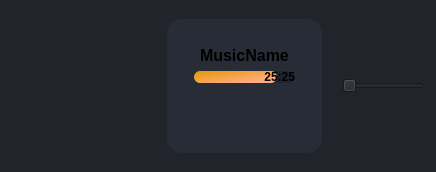
                 <widget class="QFrame" name="MusicPlayer_2">
                  <property name="styleSheet">
                   <string notr="true">background-color: rgb(33, 37, 43);</string>
                  </property>
                  <layout class="QHBoxLayout" name="MusicPlayer">
                   <item>
                    <spacer name="horizontalSpacer">
                     <property name="orientation">
                      <enum>Qt::Orientation::Horizontal</enum>
                     </property>
                     <property name="sizeType">
                      <enum>QSizePolicy::Policy::Minimum</enum>
                     </property>
                     <property name="sizeHint" stdset="0">
                      <size>
                       <width>0</width>
                       <height>10</height>
                      </size>
                     </property>
                    </spacer>
                   </item>
                   <item>
                    <widget class="QLabel" name="MusicPoster">
                     <property name="sizePolicy">
                      <sizepolicy hsizetype="Fixed" vsizetype="Fixed">
                       <horstretch>0</horstretch>
                       <verstretch>0</verstretch>
                      </sizepolicy>
                     </property>
                     <property name="minimumSize">
                      <size>
                       <width>150</width>
                       <height>150</height>
                      </size>
                     </property>
                     <property name="maximumSize">
                      <size>
                       <width>150</width>
                       <height>150</height>
                      </size>
                     </property>
                     <property name="sizeIncrement">
                      <size>
                       <width>0</width>
                       <height>0</height>
                      </size>
                     </property>
                     <property name="baseSize">
                      <size>
                       <width>0</width>
                       <height>0</height>
                      </size>
                     </property>
                     <property name="text">
                      <string/>
                     </property>
                     <property name="scaledContents">
                      <bool>true</bool>
                     </property>
                     <property name="textInteractionFlags">
                      <set>Qt::TextInteractionFlag::NoTextInteraction</set>
                     </property>
                    </widget>
                   </item>
                   <item>
                    <widget class="QFrame" name="BarAndPause_2">
                     <property name="sizePolicy">
                      <sizepolicy hsizetype="Minimum" vsizetype="Maximum">
                       <horstretch>0</horstretch>
                       <verstretch>0</verstretch>
                      </sizepolicy>
                     </property>
                     <property name="styleSheet">
                      <string notr="true">background-color: rgb(39, 44, 54);
 border-radius: 15px;</string>
                     </property>
                     <layout class="QVBoxLayout" name="BarAndPause">
                      <item>
                       <widget class="QFrame" name="frame">
                        <layout class="QHBoxLayout" name="horizontalLayout_15">
                         <item>
                          <widget class="QFrame" name="frame">
                           <layout class="QVBoxLayout" name="verticalLayout_12">
                            <item alignment="Qt::AlignmentFlag::AlignHCenter">
                             <widget class="QLabel" name="MusicName">
                              <property name="font">
                               <font>
                                <pointsize>12</pointsize>
                                <bold>true</bold>
                               </font>
                              </property>
                              <property name="text">
                               <string>MusicName</string>
                              </property>
                              <property name="textFormat">
                               <enum>Qt::TextFormat::AutoText</enum>
                              </property>
                             </widget>
                            </item>
                            <item>
                             <widget class="QProgressBar" name="Bar">
                              <property name="font">
                               <font>
                                <bold>true</bold>
                               </font>
                              </property>
                              <property name="styleSheet">
                               <string notr="true">
QProgressBar {
    min-height: 12px;
    max-height: 12px;
    border-radius: 6px;
	background-color: rgb(33, 37, 43);
}
QProgressBar::chunk {
    border-radius: 6px;
    background-color: qlineargradient(spread:pad, x1:0, y1:0, x2:1, y2:1, stop:0 rgba(229, 153, 0, 255), stop:0.768844 rgba(255, 170, 127, 255));
}
</string>
                              </property>
                              <property name="maximum">
                               <number>100</number>
                              </property>
                              <property name="value">
                               <number>83</number>
                              </property>
                              <property name="alignment">
                               <set>Qt::AlignmentFlag::AlignRight|Qt::AlignmentFlag::AlignTrailing|Qt::AlignmentFlag::AlignVCenter</set>
                              </property>
                              <property name="textVisible">
                               <bool>true</bool>
                              </property>
                              <property name="orientation">
                               <enum>Qt::Orientation::Horizontal</enum>
                              </property>
                              <property name="invertedAppearance">
                               <bool>false</bool>
                              </property>
                              <property name="textDirection">
                               <enum>QProgressBar::Direction::TopToBottom</enum>
                              </property>
                              <property name="format">
                               <string>25:25</string>
                              </property>
                             </widget>
                            </item>
                           </layout>
                          </widget>
                         </item>
                        </layout>
                       </widget>
                      </item>
                      <item>
                       <widget class="QFrame" name="horizontalFrame">
                        <layout class="QHBoxLayout" name="horizontalLayout_13">
                         <item>
                          <widget class="QPushButton" name="btn_rewind">
                           <property name="maximumSize">
                            <size>
                             <width>50</width>
                             <height>50</height>
                            </size>
                           </property>
                           <property name="styleSheet">
                            <string notr="true"/>
                           </property>
                           <property name="text">
                            <string/>
                           </property>
                           <property name="icon">
                            <iconset resource="files.qrc">
                             <normaloff>:/16x16/icons/gplay_rewind.png</normaloff>:/16x16/icons/gplay_rewind.png</iconset>
                           </property>
                           <property name="iconSize">
                            <size>
                             <width>50</width>
                             <height>50</height>
                            </size>
                           </property>
                          </widget>
                         </item>
                         <item>
                          <widget class="QPushButton" name="btn_pause">
                           <property name="sizePolicy">
                            <sizepolicy hsizetype="Minimum" vsizetype="Minimum">
                             <horstretch>0</horstretch>
                             <verstretch>0</verstretch>
                            </sizepolicy>
                           </property>
                           <property name="maximumSize">
                            <size>
                             <width>50</width>
                             <height>50</height>
                            </size>
                           </property>
                           <property name="font">
                            <font>
                             <pointsize>12</pointsize>
                            </font>
                           </property>
                           <property name="styleSheet">
                            <string notr="true">background: transparent;

background-position: center;
background-repeat: no-repeat;
color: rgb(170, 255, 0);
</string>
                           </property>
                           <property name="text">
                            <string/>
                           </property>
                           <property name="icon">
                            <iconset resource="files.qrc">
                             <normaloff>:/16x16/icons/gplay_pause.png</normaloff>:/16x16/icons/gplay_pause.png</iconset>
                           </property>
                           <property name="iconSize">
                            <size>
                             <width>50</width>
                             <height>50</height>
                            </size>
                           </property>
                           <property name="autoRepeat">
                            <bool>false</bool>
                           </property>
                           <property name="default">
                            <bool>false</bool>
                           </property>
                          </widget>
                         </item>
                         <item>
                          <widget class="QPushButton" name="btn_skip">
                           <property name="maximumSize">
                            <size>
                             <width>50</width>
                             <height>50</height>
                            </size>
                           </property>
                           <property name="text">
                            <string/>
                           </property>
                           <property name="icon">
                            <iconset resource="files.qrc">
                             <normaloff>:/16x16/icons/gplay_skip.png</normaloff>:/16x16/icons/gplay_skip.png</iconset>
                           </property>
                           <property name="iconSize">
                            <size>
                             <width>50</width>
                             <height>50</height>
                            </size>
                           </property>
                          </widget>
                         </item>
                        </layout>
                       </widget>
                      </item>
                     </layout>
                    </widget>
                   </item>
                   <item>
                    <widget class="QLabel" name="soundLabel">
                     <property name="text">
                      <string/>
                     </property>
                     <property name="pixmap">
                      <pixmap resource="files.qrc">:/16x16/icons/16x16/cil-volume-high.png</pixmap>
                     </property>
                    </widget>
                   </item>
                   <item>
                    <widget class="QSlider" name="soundSlider">
                     <property name="maximumSize">
                      <size>
                       <width>100</width>
                       <height>16777215</height>
                      </size>
                     </property>
                     <property name="maximum">
                      <number>100</number>
                     </property>
                     <property name="singleStep">
                      <number>1</number>
                     </property>
                     <property name="value">
                      <number>1</number>
                     </property>
                     <property name="orientation">
                      <enum>Qt::Orientation::Horizontal</enum>
                     </property>
                    </widget>
                   </item>
                   <item>
                    <spacer name="horizontalSpacer_2">
                     <property name="orientation">
                      <enum>Qt::Orientation::Horizontal</enum>
                     </property>
                     <property name="sizeType">
                      <enum>QSizePolicy::Policy::Minimum</enum>
                     </property>
                     <property name="sizeHint" stdset="0">
                      <size>
                       <width>0</width>
                       <height>10</height>
                      </size>
                     </property>
                    </spacer>
                   </item>
                  </layout>
                 </widget>
